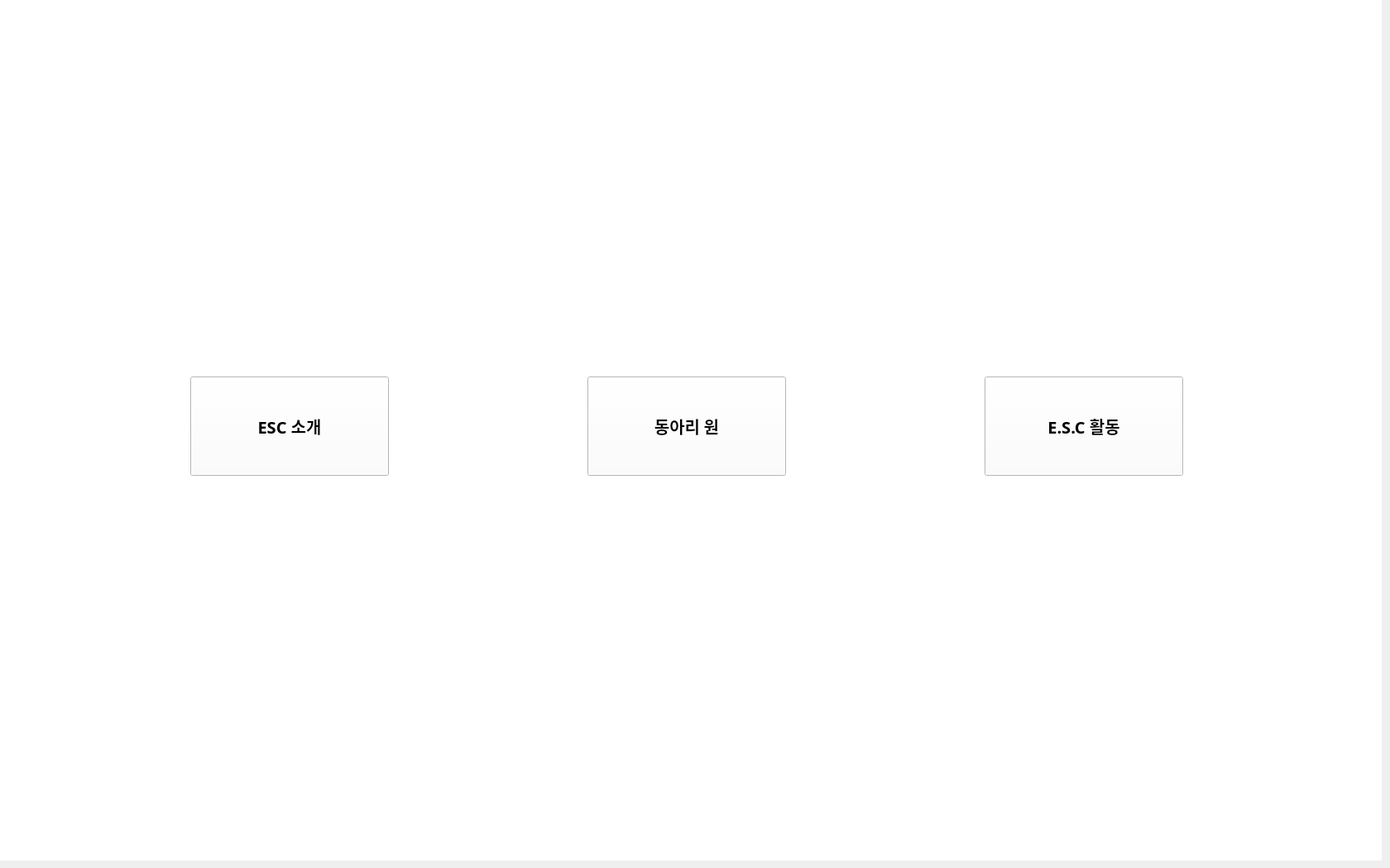
<?xml version="1.0" encoding="UTF-8"?>
<ui version="4.0">
 <class>MainWindow</class>
 <widget class="QMainWindow" name="MainWindow">
  <property name="geometry">
   <rect>
    <x>0</x>
    <y>0</y>
    <width>1680</width>
    <height>1049</height>
   </rect>
  </property>
  <property name="windowTitle">
   <string>MainWindow</string>
  </property>
  <widget class="QWidget" name="centralwidget">
   <widget class="QStackedWidget" name="stackedWidget">
    <property name="geometry">
     <rect>
      <x>-10</x>
      <y>-10</y>
      <width>1680</width>
      <height>1050</height>
     </rect>
    </property>
    <property name="cursor">
     <cursorShape>ArrowCursor</cursorShape>
    </property>
    <property name="styleSheet">
     <string notr="true">background-color: rgb(255, 255, 255);</string>
    </property>
    <property name="currentIndex">
     <number>0</number>
    </property>
    <widget class="QWidget" name="menu">
     <property name="cursor">
      <cursorShape>ArrowCursor</cursorShape>
     </property>
     <widget class="QPushButton" name="intro_bt">
      <property name="geometry">
       <rect>
        <x>240</x>
        <y>465</y>
        <width>240</width>
        <height>120</height>
       </rect>
      </property>
      <property name="font">
       <font>
        <family>나눔스퀘어 ExtraBold</family>
        <pointsize>15</pointsize>
        <weight>75</weight>
        <bold>true</bold>
       </font>
      </property>
      <property name="cursor">
       <cursorShape>PointingHandCursor</cursorShape>
      </property>
      <property name="layoutDirection">
       <enum>Qt::LeftToRight</enum>
      </property>
      <property name="styleSheet">
       <string notr="true">background-color: rgb(255, 255, 255);</string>
      </property>
      <property name="text">
       <string>ESC 소개</string>
      </property>
     </widget>
     <widget class="QPushButton" name="member_bt">
      <property name="geometry">
       <rect>
        <x>720</x>
        <y>465</y>
        <width>240</width>
        <height>120</height>
       </rect>
      </property>
      <property name="font">
       <font>
        <family>나눔스퀘어 ExtraBold</family>
        <pointsize>15</pointsize>
        <weight>75</weight>
        <bold>true</bold>
       </font>
      </property>
      <property name="cursor">
       <cursorShape>PointingHandCursor</cursorShape>
      </property>
      <property name="layoutDirection">
       <enum>Qt::LeftToRight</enum>
      </property>
      <property name="styleSheet">
       <string notr="true">background-color: rgb(255, 255, 255);</string>
      </property>
      <property name="text">
       <string>동아리 원</string>
      </property>
     </widget>
     <widget class="QPushButton" name="achive_bt">
      <property name="geometry">
       <rect>
        <x>1200</x>
        <y>465</y>
        <width>240</width>
        <height>120</height>
       </rect>
      </property>
      <property name="font">
       <font>
        <family>나눔스퀘어 ExtraBold</family>
        <pointsize>15</pointsize>
        <weight>75</weight>
        <bold>true</bold>
       </font>
      </property>
      <property name="cursor">
       <cursorShape>PointingHandCursor</cursorShape>
      </property>
      <property name="layoutDirection">
       <enum>Qt::LeftToRight</enum>
      </property>
      <property name="styleSheet">
       <string notr="true">background-color: rgb(255, 255, 255);</string>
      </property>
      <property name="text">
       <string>E.S.C 활동</string>
      </property>
     </widget>
     <widget class="QWidget" name="main_bg" native="true">
      <property name="geometry">
       <rect>
        <x>0</x>
        <y>0</y>
        <width>1680</width>
        <height>1050</height>
       </rect>
      </property>
      <property name="styleSheet">
       <string notr="true">background-image: url(:/background/배경.png);</string>
      </property>
     </widget>
     <zorder>main_bg</zorder>
     <zorder>intro_bt</zorder>
     <zorder>member_bt</zorder>
     <zorder>achive_bt</zorder>
    </widget>
    <widget class="QWidget" name="intro">
     <property name="styleSheet">
      <string notr="true">background-color: rgb(85, 255, 255);</string>
     </property>
     <widget class="QPushButton" name="esc_1">
      <property name="geometry">
       <rect>
        <x>10</x>
        <y>10</y>
        <width>100</width>
        <height>100</height>
       </rect>
      </property>
      <property name="cursor">
       <cursorShape>PointingHandCursor</cursorShape>
      </property>
      <property name="styleSheet">
       <string notr="true">background-image: url(:/background/esc.png);
border: none;</string>
      </property>
      <property name="text">
       <string/>
      </property>
     </widget>
     <widget class="QLabel" name="label">
      <property name="geometry">
       <rect>
        <x>590</x>
        <y>360</y>
        <width>511</width>
        <height>311</height>
       </rect>
      </property>
      <property name="font">
       <font>
        <pointsize>50</pointsize>
       </font>
      </property>
      <property name="text">
       <string>embedded
SoftWare
communication</string>
      </property>
     </widget>
    </widget>
    <widget class="QWidget" name="member">
     <property name="styleSheet">
      <string notr="true">background-color: rgb(255, 255, 0);</string>
     </property>
     <widget class="QLabel" name="label_2">
      <property name="geometry">
       <rect>
        <x>510</x>
        <y>180</y>
        <width>661</width>
        <height>511</height>
       </rect>
      </property>
      <property name="font">
       <font>
        <pointsize>50</pointsize>
       </font>
      </property>
      <property name="text">
       <string>동아리 장: 최승호
동아리 원: 고정현
동아리 원: 안소현
동아리 원: 노시현
동아리 원: 김해건</string>
      </property>
      <property name="alignment">
       <set>Qt::AlignCenter</set>
      </property>
     </widget>
     <widget class="QPushButton" name="esc_2">
      <property name="geometry">
       <rect>
        <x>10</x>
        <y>10</y>
        <width>100</width>
        <height>100</height>
       </rect>
      </property>
      <property name="styleSheet">
       <string notr="true">border-image: url(:/background/esc.png);
border: none;</string>
      </property>
      <property name="text">
       <string/>
      </property>
     </widget>
    </widget>
    <widget class="QWidget" name="achieve">
     <property name="styleSheet">
      <string notr="true">background-color: rgb(170, 85, 255);</string>
     </property>
     <widget class="QPushButton" name="esc_3">
      <property name="geometry">
       <rect>
        <x>10</x>
        <y>10</y>
        <width>100</width>
        <height>100</height>
       </rect>
      </property>
      <property name="cursor">
       <cursorShape>PointingHandCursor</cursorShape>
      </property>
      <property name="styleSheet">
       <string notr="true">background-image: url(:/background/esc.png);
border: none;</string>
      </property>
      <property name="text">
       <string/>
      </property>
     </widget>
     <widget class="QLabel" name="label_3">
      <property name="geometry">
       <rect>
        <x>600</x>
        <y>340</y>
        <width>381</width>
        <height>341</height>
       </rect>
      </property>
      <property name="font">
       <font>
        <pointsize>50</pointsize>
       </font>
      </property>
      <property name="text">
       <string>성과</string>
      </property>
      <property name="alignment">
       <set>Qt::AlignCenter</set>
      </property>
     </widget>
    </widget>
   </widget>
  </widget>
 </widget>
 <resources>
  <include location="image.qrc"/>
  <include location="image/image.qrc"/>
 </resources>
 <connections/>
</ui>
